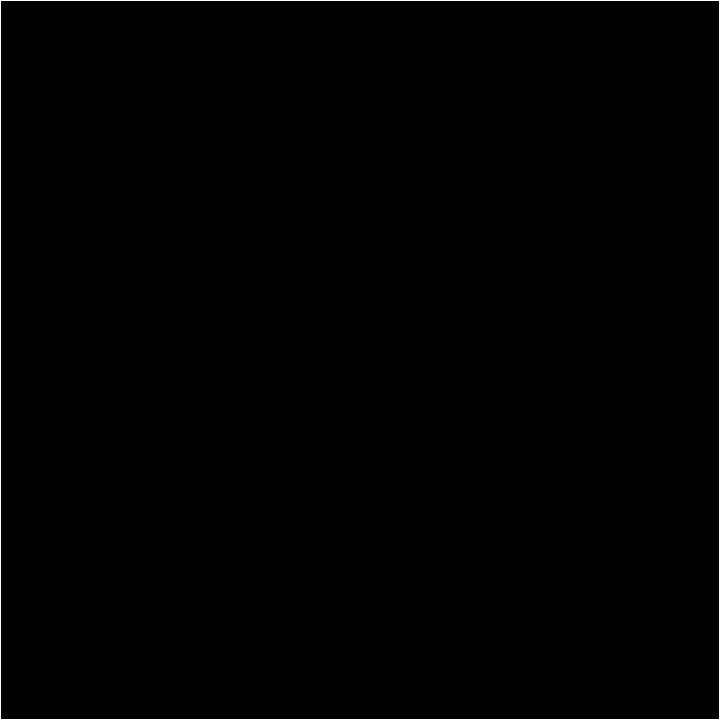
Frame 1 (no input)
Frame 60 (the mouse pressed at the canvas centre just before this capture): identical to frame 1, image omitted
Frame 120 (the mouse held since frame 60 and released just before this capture): identical to frame 1, image omitted

The Processing sketch that drew this single still picture (run headless with seeded random() and noise(); from frame 60 on, the mouse is pressed at the canvas centre):

// Processing sketch: WaterRipple
// ── WaterRipple.pde
int cols;
int rows;
float[][] current;// = new float[cols][rows];
float[][] previous;// = new float[cols][rows];



float dampening = 0.99;

void setup() {
  noCursor();
  size(720, 720);
  cols = width;
  rows = height;
  current = new float[cols][rows];
  previous = new float[cols][rows];
}

void mouseDragged() {
  previous[mouseX][mouseY] = 10000;
}

void draw() {
  background(255);
  
  if(keyPressed && key == 'r'){
    setup();
  }
  
  loadPixels();
  for (int i = 1; i < cols-1; i++) {
    for (int j = 1; j < rows-1; j++) {
      current[i][j] = (
        previous[i-1][j] + 
        previous[i+1][j] +
        previous[i][j-1] + 
        previous[i][j+1]) / 2 -
        current[i][j];
      current[i][j] = current[i][j] * dampening;
      int index = i + j * cols;
      pixels[index] = color(current[i][j]);
    }
  }
  updatePixels();

  float[][] temp = previous;
  previous = current;
  current = temp;
}
